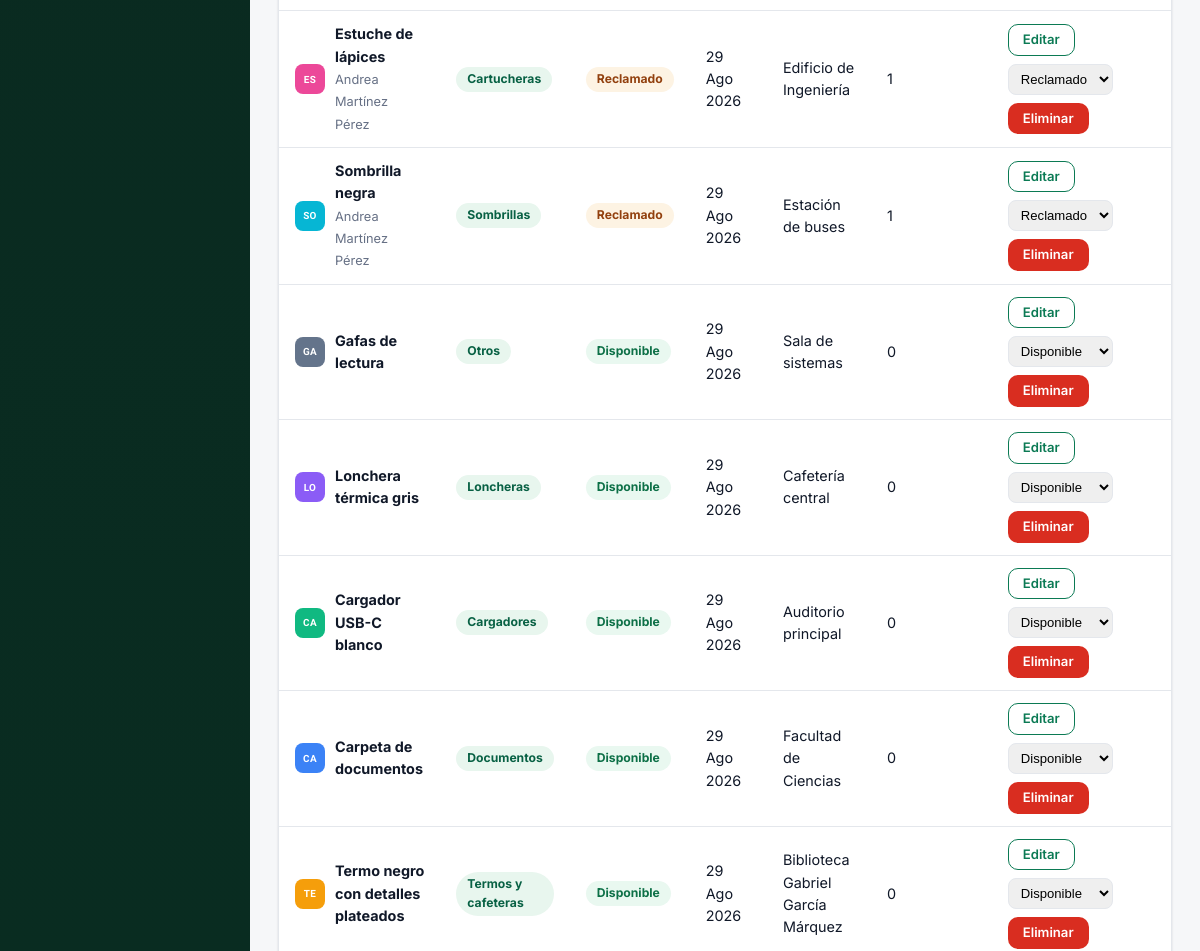
Page /panel/objetos/ (signed in, middle part) on the earlier database version.
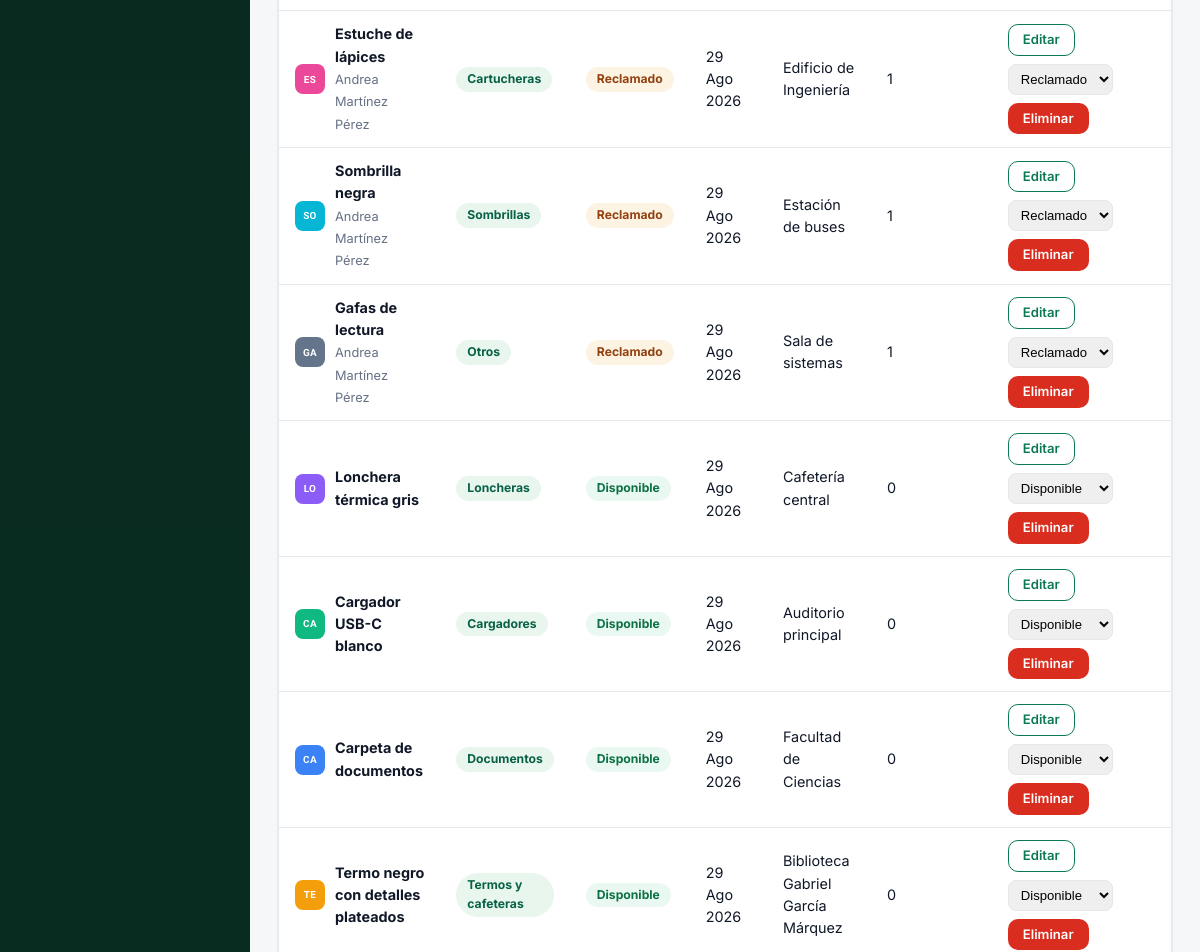
Same page on the later database version.
### registro_objetos/models.py (models this page shows, shortened)
class ObjetoReclamado(models.Model):
    class Estados(models.TextChoices):
        DISPONIBLE = 'disponible', 'Disponible'
        RECLAMADO = 'reclamado', 'Reclamado'
        ENTREGADO = 'entregado', 'Entregado'
    nombre_objeto = models.CharField('Nombre del objeto', max_length=120, blank=True)
    categoria = models.ForeignKey(
        Categoria, on_delete=models.PROTECT, null=True, blank=True,
        related_name='objetos', verbose_name='Categoría',
    )
    descripcion_objeto = models.TextField('Descripción', blank=True)
    lugar_encontrado = models.CharField('Lugar donde fue encontrado', max_length=150, blank=True)
    fecha_registro = models.DateField('Fecha de registro', auto_now_add=True, null=True)
    foto = models.ImageField('Foto', upload_to='objetos/', blank=True, null=True)
    estado = models.CharField(
        'Estado', max_length=20, choices=Estados.choices,
        default=Estados.DISPONIBLE, db_index=True,
    )
    registrado_por = models.ForeignKey(
        settings.AUTH_USER_MODEL, on_delete=models.SET_NULL, null=True, blank=True,
        related_name='objetos_registrados', verbose_name='Registrado por',
    )
    nombre_persona = models.CharField('Nombre de quien reclama', max_length=100, blank=True)
    tipo_documento = models.CharField('Tipo de documento', max_length=50, blank=True)
    numero_documento = models.CharField('Número de documento', max_length=50, blank=True)
    telefono = models.CharField('Teléfono', max_length=20, blank=True)
    suministro_correo = models.BooleanField('¿Suministró correo?', default=False)
    correo = models.EmailField('Correo', blank=True, null=True)
    fecha_entrega = models.CharField('Fecha de entrega', max_length=100, blank=True)
    responsable_entrega = models.CharField('Responsable de la entrega', max_length=100, blank=True)
    reclamado_por = models.ForeignKey(
        settings.AUTH_USER_MODEL, on_delete=models.SET_NULL, null=True, blank=True,
        related_name='objetos_reclamados', verbose_name='Reclamado por (usuario)',
    )
    fecha_reclamo = models.DateTimeField('Fecha del reclamo', null=True, blank=True)
    class Meta:
        verbose_name = 'Objeto'
        verbose_name_plural = 'Objetos'
        ordering = ['-fecha_registro', '-id']
    @property
    def etiqueta_categoria(self):
        return self.categoria.nombre if self.categoria else 'Sin categoría'

class Categoria(models.Model):
    nombre = models.CharField('Nombre', max_length=100, unique=True)
    icono = models.CharField(
        'Seña (opcional)', max_length=10, blank=True, default='',
        help_text='Abreviatura corta. Las fichas muestran las iniciales del nombre.',
    )
    color = models.CharField('Color (hex)', max_length=7, default='#0b7a54')
    orden = models.PositiveIntegerField('Orden', default=0)
    class Meta:
        verbose_name = 'Categoría'
        verbose_name_plural = 'Categorías'
        ordering = ['orden', 'nombre']

### registro_objetos/views.py (the view)
# urls.py: path('panel/objetos/', views.panel_objetos, name='panel_objetos'),
@staff_member_required
def panel_objetos(request):
    q = request.GET.get('q', '').strip()
    estado = request.GET.get('estado', '')
    categoria_id = request.GET.get('categoria', '') or None
    qs = ObjetoReclamado.objects.select_related('categoria', 'registrado_por').all()
    if estado:
        qs = qs.filter(estado=estado)
    if categoria_id:
        qs = qs.filter(categoria_id=categoria_id)
    if q:
        qs = stats.buscar_objetos(q)
    return render(request, 'panel/objetos_lista.html', {
        'objetos': qs,
        'categorias': Categoria.objects.all(),
        'estados': ObjetoReclamado.Estados.choices,
        'q': q, 'estado': estado, 'categoria_id': categoria_id,
    })

### registro_objetos/context_processors.py (called while the page is built, shortened)
def globales(request):
    datos = {
        'GOOGLE_OAUTH_CONFIGURADO': bool(
            settings.GOOGLE_OAUTH_CLIENT_ID and settings.GOOGLE_OAUTH_CLIENT_SECRET
        ),
        'DOMINIOS_PERMITIDOS': settings.ALLOWED_EMAIL_DOMAINS,
    }
    if request.user.is_authenticated and request.user.is_staff:
        from .models import SolicitudReclamacion
        datos['solicitudes_pendientes'] = (
            SolicitudReclamacion.objects
            .filter(estado__in=[
                SolicitudReclamacion.Estados.PENDIENTE,
                SolicitudReclamacion.Estados.APELADA,
            ])
            .count()
        )
    return datos

### registro_objetos/templates/panel/objetos_lista.html (shortened to what this page needs)
{% extends 'panel/base.html' %}
{% block panel_content %}
<div class="card" style="overflow:auto">
  <table class="tabla">
    <tbody>
      {% for obj in objetos %}
      <tr>
        <td>
          <div class="flex">
            <span class="chip-icono sm" style="background:{{ obj.categoria.color|default:'#0b7a54' }};color:#fff">{{ obj.nombre_objeto|slice:":2"|default:'—'|upper }}</span>
            <div>
              <b>{{ obj.nombre_objeto }}</b>
              {% if obj.nombre_persona %}<br><span class="muted" style="font-size:.8rem">{{ obj.nombre_persona }}</span>{% endif %}
            </div>
          </div>
        </td>
        <td><span class="badge badge-cat">{{ obj.etiqueta_categoria }}</span></td>
        <td><span class="badge badge-{{ obj.estado }}">{{ obj.get_estado_display }}</span></td>
        <td>{{ obj.fecha_registro|date:'d M Y'|default:'—' }}</td>
        <td>{{ obj.lugar_encontrado|default:'—' }}</td>
        <td>{{ obj.solicitudes.count }}</td>
        <td>
          <div class="acciones" style="flex-wrap:wrap">
            <a href="{% url 'panel_objeto_editar' obj.pk %}" class="btn btn-sm btn-outline">Editar</a>
            <form method="post" action="{% url 'panel_objeto_estado' obj.pk %}" style="display:flex;gap:6px;align-items:center">
              <select name="estado" onchange="this.form.submit()" style="padding:6px 8px;border:1px solid var(--line);border-radius:8px;font-size:.82rem">
                {% for valor, etiqueta in estados %}
                  <option value="{{ valor }}" {% if obj.estado == valor %}selected{% endif %}>{{ etiqueta }}</option>
                {% endfor %}
              </select>
            </form>
            <form method="post" action="{% url 'panel_objeto_eliminar' obj.pk %}" data-confirm="¿Eliminar este objeto? La acción no se puede deshacer.">
              <button type="submit" class="btn btn-sm btn-danger" title="Eliminar">Eliminar</button>
            </form>
          </div>
        </td>
      </tr>
      {% empty %}
      <tr><td colspan="7">
        <div class="vacio"><p>Aún no hay objetos que coincidan con el filtro.</p></div>
      </td></tr>
      {% endfor %}
    </tbody>
  </table>
</div>
{% endblock %}

Differences in the rows shown:
changed ObjetoReclamado "Gafas de lectura": nombre_persona (not shown) → "Andrea Martínez Pérez"; estado "Disponible" → "Reclamado"; solicitudes.count "0" → "1"
